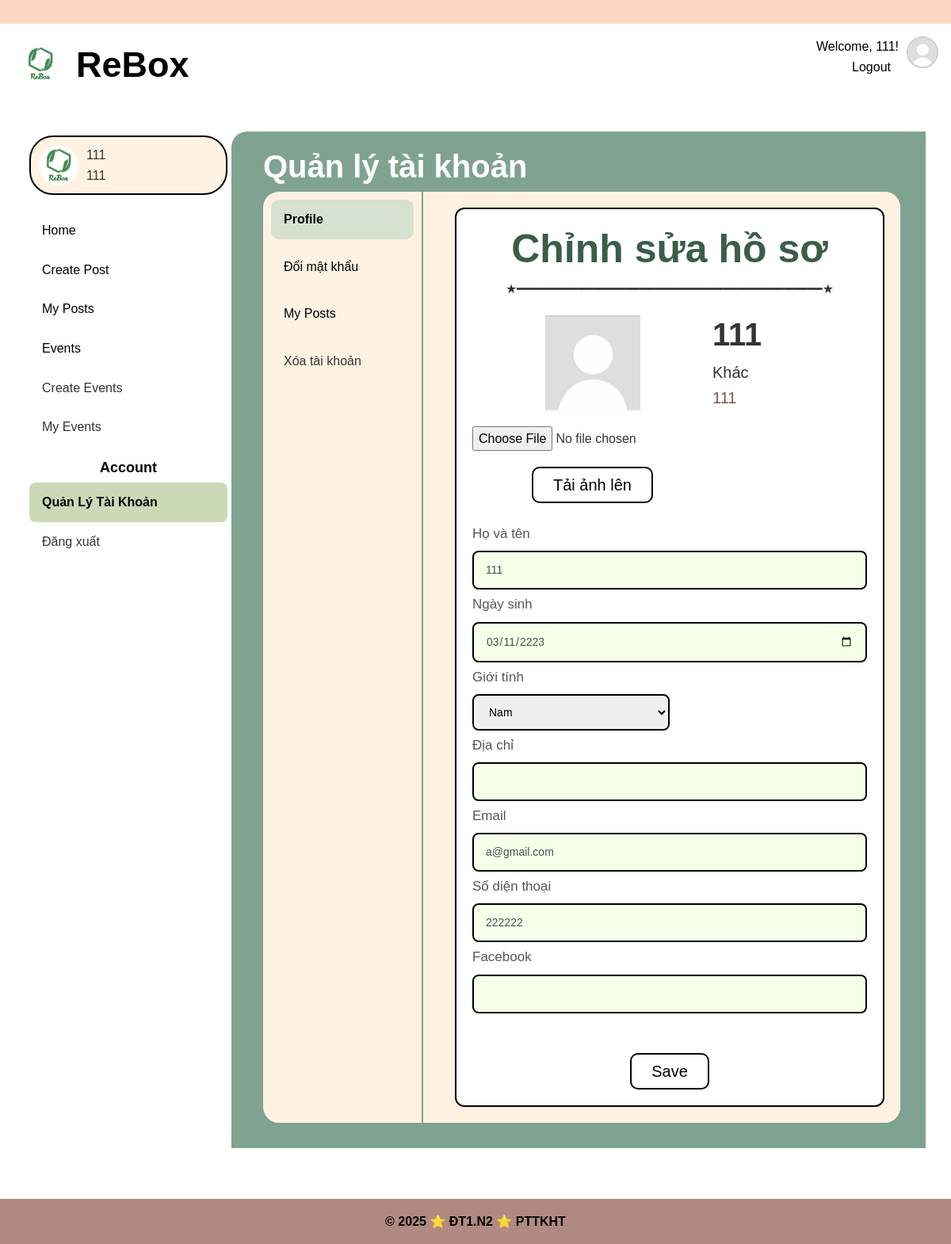
The app's page /account/edit-profile (signed in), older data.
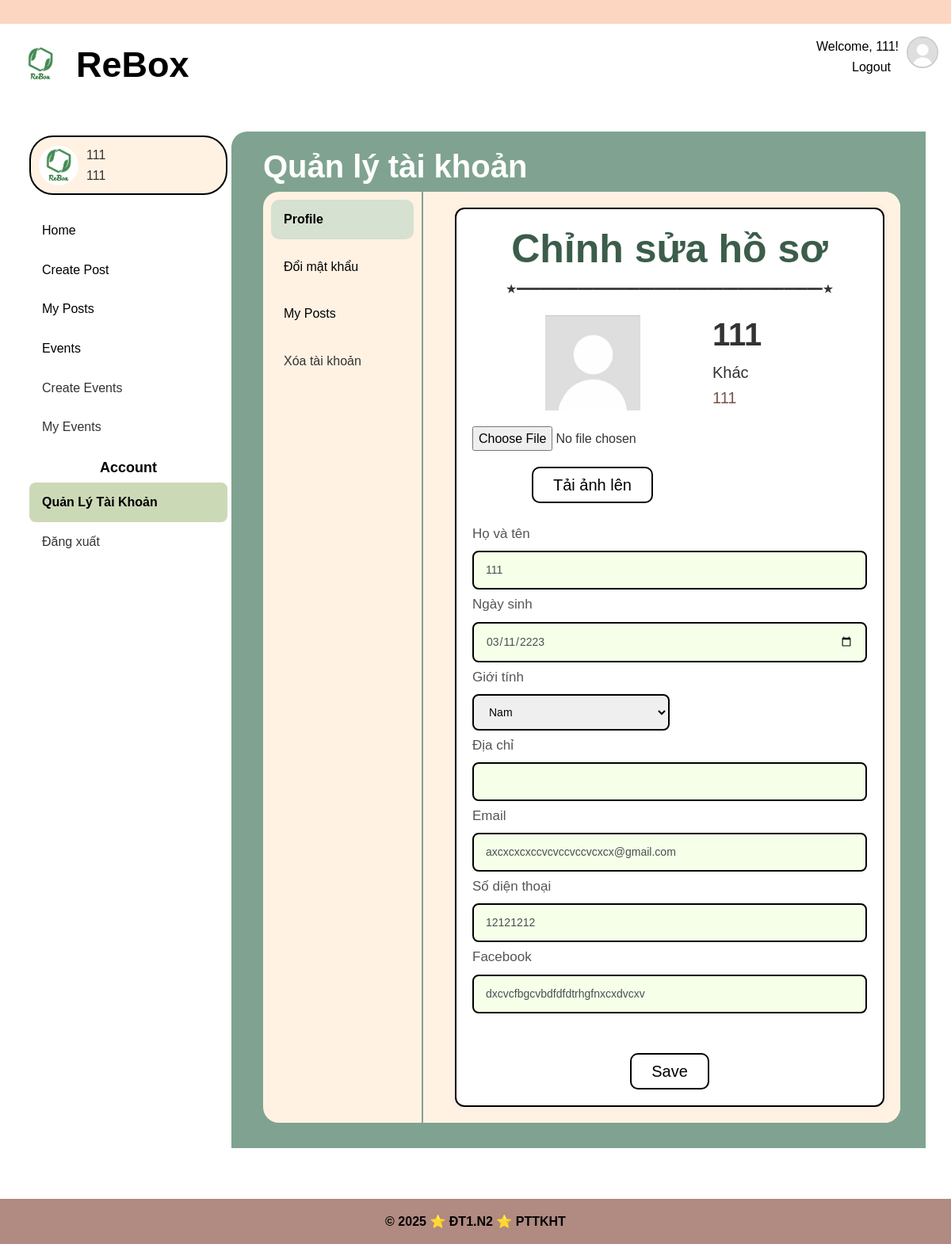
The same page, newer data.
### app/models/user.py (models this page shows, shortened)
class User(UserMixin, csdl.Model):
    id = csdl.Column(csdl.Integer, primary_key=True)
    username = csdl.Column(csdl.String(50), unique=True, nullable=False)
    password  = csdl.Column(csdl.String(128), nullable=False)
    avatar = csdl.Column(csdl.Text, nullable = True)
    fullname = csdl.Column(csdl.String(120), nullable=False)
    date_of_birth = csdl.Column(csdl.Date, nullable = True)
    gender = csdl.Column(csdl.String(10), nullable = True)
    address = csdl.Column(csdl.Text, nullable = True)
    email = csdl.Column(csdl.String(120), unique=True, nullable=False)
    phone = csdl.Column(csdl.String(20), nullable=True) #co the null
    facebook = csdl.Column(csdl.Text, nullable =True)
    roles = csdl.relationship('Role', secondary='user_role', backref=csdl.backref('users', lazy='dynamic'))
    created_date = csdl.Column(csdl.DateTime, default=datetime.utcnow)  # Thêm dòng này
    def get_username(self):
        return self.username
    def get_fullname(self):
        return self.fullname
    def get_gender(self):
        return self.gender
    def get_date_of_birth(self):
        return self.date_of_birth
    def get_address(self):
        return self.address
    def get_email(self):
        return self.email
    def get_phone(self):
        return self.phone
    def get_facebook(self):
        return self.facebook
    def has_role(self, role_name):
        for role in self.roles:
            if role.name == role_name:
                return True
        return False

### app/accountManagement/routes.py (the view)
@accManagement_blueprint.route('/account/edit-profile', methods=['GET', 'POST'])
@login_required
def edit_profile():
    user = current_user
    user_type = get_user_type(user.get_username())
    form = editProfileForm()
    if form.validate_on_submit():
        user.set_fullname(form.hoTen.data)
        user.set_date_of_birth(form.ngaySinh.data)
        user.set_gender(form.gioiTinh.data)
        user.set_address(form.address.data)
        user.set_email(form.email.data)
        user.set_phone(form.phone.data)
        user.set_facebook(form.fb.data)
        csdl.session.commit()
        flash('Hồ sơ đã được cập nhật!', 'success')
        return redirect(url_for('accountManagement.edit_profile'))
    elif request.method == 'GET':
        form.hoTen.data = user.get_fullname()
        form.ngaySinh.data = user.get_date_of_birth()
        form.gioiTinh.data = user.get_gender()
        form.address.data = user.get_address()
        form.email.data = user.get_email()
        form.phone.data = user.get_phone()
        form.fb.data= user.get_facebook()
    return render_template('accountManagement/editProfile.html', form=form, user=user , user_type = user_type)

### app/accountManagement/forms.py
class editProfileForm(FlaskForm):
    hoTen = StringField('Họ và tên')
    ngaySinh = DateField('Ngày sinh')
    gioiTinh = SelectField('Giới tính', choices=[
    ('male', 'Nam'),
    ('female', 'Nữ'),
    ('other', 'Khác')])
    address = StringField('Địa chỉ')
    email = EmailField('Email')
    phone = StringField('Số diện thoại')
    fb = StringField('Facebook')
    submit = SubmitField('Save')

### app/accountManagement/routes.py (called while the page is built)
def get_user_type(username):
    if username.startswith('hs'):
        return 'Học sinh'
    elif username.startswith('gv'):
        return 'Giáo viên'
    elif username.startswith('admin'):
        return 'Admin'
    else:
        return 'Khác'

### app/models/user.py (called while the page is built)
@login_manager.user_loader
def load_user(user_id): #luu ttin user by id da luu trong session login
    return User.query.get(int(user_id)) #doi tuong User chua ttin (username, pass,email, ...)

### app/accountManagement/templates/accountManagement/editProfile.html (shortened to what the changed rows need)
{% extends 'base.html' %}
{% block extra_css %}
<link
  rel="stylesheet"
  href="{{ url_for('static', filename='css/accManagement.css') }}"
/>
<link
  rel="stylesheet"
  href="{{ url_for('static', filename='css/auth.css') }}"
/>
{% endblock %}
{% block content %}
<div class="profile-container">
  <aside class="sidebar">
    <div class="user-info">
      <img
        src="{{ url_for('static', filename='image/logo.png') }}"
        alt="Avatar"
        width="50px"
        class="avatar-user-info"
      />
      <div>{{ user.fullname }}<br />{{ user.username }}</div>
    </div>
    <nav class="profile-menu">
      <h1>Account</h1>
    </nav>
  </aside>
  <main class="accManagement-main">
    <header class="accManagement-header">
      <h1>Quản lý tài khoản</h1>
    </header>
    <div class="accManagement-tab">
      <div class="profile-content">
        <section class="profile-info" , style="margin-top: 20px">
          <h1 style="text-align: center; font-size: 50px; color: #3b5d4a">
            Chỉnh sửa hồ sơ
          </h1>
          <div class="avatar-frame">
            <div class="avatar-container">
              <img
                id="avatar-preview"
                src="{{ user.avatar }}"
                alt="Avatar"
                width="120px"
              />
              <form
                method="POST"
                action="{{ url_for('accountManagement.upload_avatar') }}"
                enctype="multipart/form-data"
                style="margin-top: 20px"
              >
                <input
                  type="file"
                  id="avatar-input"
                  name="avatar_input_name"
                  accept="image/*"
                  required
                  style="display: block; margin-right: auto; margin-left: auto"
                />
                <button
                  type="submit"
                  class="custom-profile-button"
                  style="
                    margin-top: 20px;
                    display: block;
                    margin-right: auto;
                    margin-left: auto;
                  "
                >
                </button>
              </form>
            </div>
            <div>
              <h2>{{user.fullname}}</h2>
              <p>{{user_type}}</p>
              <p class="user-info-text">{{user.username}}</p>
            </div>
          </div>
          <div class="form-edit-profile">
            <form method="POST">
              <div>
                {{form.address.label}} <br />
                {{ form.address(class="form-control") }}
              </div>
              <div>
                {{form.email.label}} <br />
                {{ form.email(class="form-control") }}
              </div>
              <div>
                {{form.phone.label}} <br />
                {{ form.phone(class="form-control") }}
              </div>
              <div>
                {{form.fb.label}} <br />
                {{ form.fb(class="form-control") }}
              </div>
            </form>
          </div>
        </section>
      </div>
    </div>
  </main>
</div>
{% endblock %}

### app/templates/base.html (shortened to what this page needs)
<!DOCTYPE html>
<html lang="vi-VN">
  <head>
    <link
      rel="stylesheet"
      href="https://cdn.jsdelivr.net/npm/bootstrap@4.0.0/dist/css/bootstrap.min.css"
    />
    <link
      rel="stylesheet"
      href="{{ url_for('static', filename='css/base.css') }}"
    />
    {% block extra_css %}{% endblock %}
  </head>
  <body>
    <header>
      <div class="top-bar"></div>
      <div class="header-logo">
        <div class="logo-image">
          <a href="{{ url_for('home.homepage') }}">
            <img
              src="{{ url_for('static', filename='image/logo.png') }}"
              alt="logo"
              style="width: 50px"
            />
          </a>
        </div>
        <div class="name-web">
          <p>ReBox</p>
        </div>
        <div class="select-login">
          <nav class="nav-select-login">
            {% if current_user.is_authenticated %}
            <p>Welcome, {{ current_user.username }}!</p>
            <a href="{{ url_for('auth.logout') }}">Logout</a>
            {% else %}
            <a href="{{ url_for('auth.login') }}">Login</a> |
            <a href="{{ url_for('auth.register') }}">Register</a> |
            <a href="{{ url_for('auth.adminLogin') }}">Admin</a>
            {% endif %}
          </nav>
        </div>
        <div class="dropdown">
          <a  id="avatarDropdown" data-bs-toggle="dropdown" aria-expanded="false">
            <img src="{{ user.avatar or url_for('static', filename='image/avatar.png') }}" alt="avatar" class="rounded-circle" width="40" height="40" style="object-fit: cover; border: 2px solid #ccc; margin-left: 10px; cursor: pointer;">
          </a>
        </div>
      </div>
    </header>
    <main>{% block content %} {% endblock %}</main>
    <footer>
      <div class="footer-content">
        <p>&copy; 2025 ⭐ ĐT1.N2 ⭐ PTTKHT</p>
      </div>
    </footer>
  </body>
</html>

Row changes from the older to the newer data that the page shows:
changed User: email "a@gmail.com" → "axcxcxcxccvcvccvccvcxcx@gmail.com"; phone "222222" → "12121212"
Text that changed along with them:
form field fb: (not shown) → "dxcvcfbgcvbdfdfdtrhgfnxcxdvcxv"
